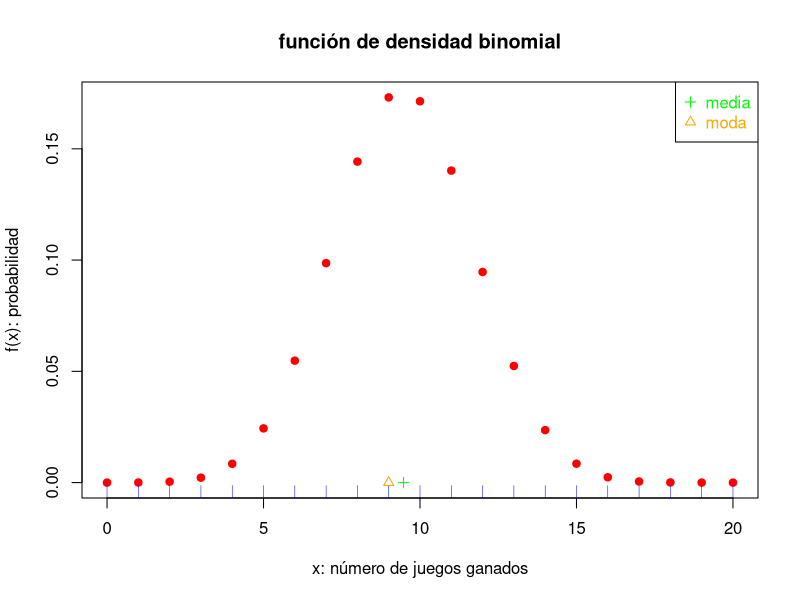
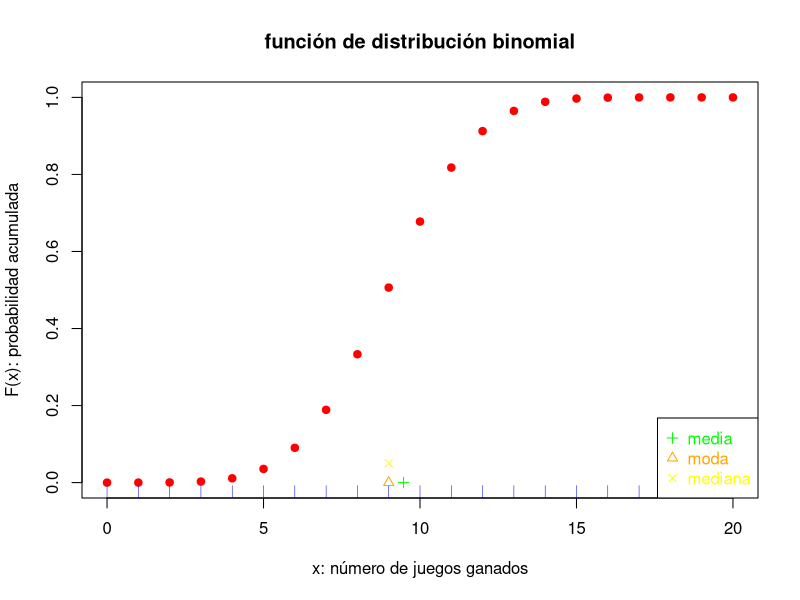
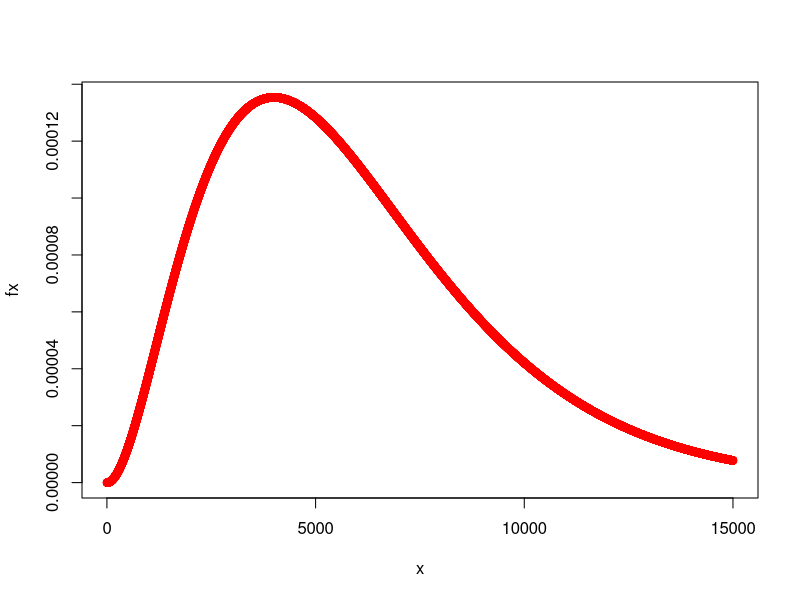
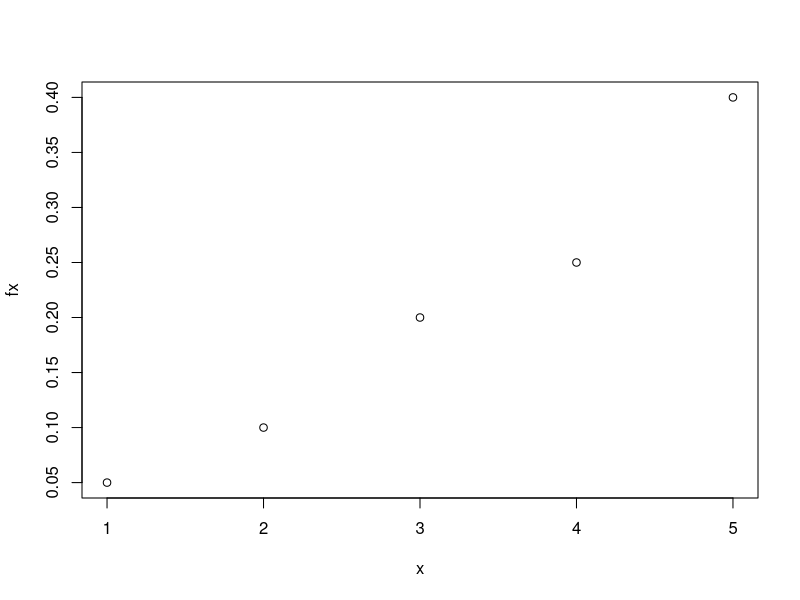

Recreate these plots in R, in order.
# Práctica: distribuciones de 
#           probabilidad discretas
# rm(list=ls())
# 
# Contenido:
#:01 Distribución binomial 

#:01 Distribución binomial ----------
# X: número de éxitos en n ensayos 
#    de Bernoulli
# X = 0,1,...,n
# n >= 1, es el total de ensayos    
# p = P(E), de cada ensayo, 0 <= p <= 1.

# a) Ejemplo: apostar un peso a los 
#    números rojos en el juego de la
#    ruleta, n = 10 y p = 18/38 = 0.4737.

# Valores de los parámetros
n<- 20 # 10 # 
p<- 18/38
x<- 0:n    # conjunto de valores posibles
f.x<- choose(n=n,k=x)*p^x*(1-p)^(n-x)
F.x<- cumsum(f.x)
fx<- dbinom(x=x,size=n,prob=p)
Fx<- pbinom(q=x,size=n,prob=p)
mat<- cbind(x,f.x,fx,F.x,Fx)
mat<- round(mat,4)
mat

moda<- which.max(fx)
moda
moda<- x[moda]
moda

media<- n*p
media
media.formula.universal<- sum(x*fx)
media.formula.universal

aux<- which(Fx>=0.5)
mediana<- x[aux[1]]
mediana

varianza<- n*p*(1-p)
varianza.formula.universal<- 
  sum((x-media)^2*fx)
varianza.formula.universal
desviacion.estandar<- sqrt(varianza)


x11()
main<- "función de densidad binomial"
xlab<- "x: número de juegos ganados"
ylab<- "f(x): probabilidad"
plot(x,fx,xlab=xlab,ylab=ylab,main=main,
     type="p",pch=19,col="red")
rug(x,col="blue")
points(c(media,moda),c(0,0),pch=c(3,2),
       col=c("green","orange"))
leyenda<- c("media","moda")
legend(x="topright",legend=leyenda,
       pch=c(3,2),col=c("green","orange"),
       text.col=c("green","orange"))

x11()
main<- "función de distribución binomial"
xlab<- "x: número de juegos ganados"
ylab<- "F(x): probabilidad acumulada"
plot(x,Fx,xlab=xlab,ylab=ylab,main=main,
     type="p",pch=19,col="red")
rug(x,col="blue")
points(c(media,moda,mediana),
       c(0,0,0.05),pch=c(3,2,4),
       col=c("green","orange","yellow"))
leyenda<- c("media","moda","mediana")
legend(x="bottomright",legend=leyenda,
       pch=c(3,2,4),
       col=c("green","orange","yellow"),
       text.col=c("green","orange","yellow"))




# ibarra, torres, ortiz, caldera, 2022-10-10


#:02 Distribución de Poisson -----
#    X~Po(mi)
#    f(x) = P(X=x) = exp(-mi)mi^x/x!
#    para x = 0,1,2,...

# Ejercicio 3.105 del libro de Montgomery
# a)
mi<- 0.5  
x<- 0
f.x<- exp(-mi)*mi^x/factorial(x)
fx<- dpois(x=x,lambda=mi)
c(x,fx,f.x)

# b)
mi<- 5  
x<- 0
f.x<- exp(-mi)*mi^x/factorial(x)
fx<- dpois(x=x,lambda=mi)
c(x,fx,f.x)
# c)
# Z = número de autos con defectos en superficie plástica
# Z~bin(n=10,p=0.3935)
n<- 10
p<- 0.3935
# C = {Z<=1}; a lo más hay 1 defecto
z<- 1  
Fz<- pbinom(q=z,size=10,prob=p)
f.z<- dbinom(x=c(0,1),size=10,prob=p)
F.z<- cumsum(f.z)
c(z,Fz,F.z)

#:03 Distribuciones geométrica y binomial negativa ----------

p<- 0.0005
r<- 3
# conjunto de valores posibles
x<- r:15000  
x.aux<- x-r   # OJO con esta linea

fx<- dnbinom(x=x.aux,size=r,prob=p)
moda<- which.max(fx)
moda<- moda+r

fx[1]   # P(X=3) = f(3)
fx[2]   # P(X=4) = f(4)
fx[3]   # P(X=5) = f(5)


x11()
plot(x,fx,col="red")

# b) Ejercicio 3.83 p.p 83 (106)
# X = tiempo de paro de la linea de producción
#     (hasta que haya 3 costales con bajo peso)
# X ~ binneg(r=3,p=0.001)

r<- 3
p<- 0.001
mi<- r/p               # EX
sigma2<- r*(1-p)/p^2   # VX
sigma<- sqrt(sigma2)   # d.e.(X)
c(mi,sigma2,sigma)

# Obtenga  además la probabilidad del evento {X<9} = {X<=8}
# Tres formas de calcular esta probabilidad

0.001^r*( 
  choose(n=2,k=2)*0.999^0 +choose(n=3,k=2)*0.999^1
  +choose(n=4,k=2)*0.999^2 +choose(n=5,k=2)*0.999^3
  +choose(n=6,k=2)*0.999^4 +choose(n=7,k=2)*0.999^5)

x<- r:8
fx<- choose(n=x-1,k=2)*p^r*(1-p)^(x-r)
sum(fx)

pnbinom(q=8-r,size=r,prob=p)   # OJO con esta linea




#:04 Función generadora de momentos ------
#    Práctica que toma como base Ejercicio 3.115 p.p. 94 (117)

# conjunto de valores posibles
x<- 1:5
fx<- c(0.05,0.1,0.2,0.25,0.4)

x11()
plot(x,fx)

tabla<- cbind(x,fx)
tabla
colSums(tabla)

xfx<- x*fx
x2fx<- x^2*fx
x3fx<- x^3*fx

tabla<- cbind(tabla,xfx,x2fx,x3fx)
tabla
colSums(tabla)




